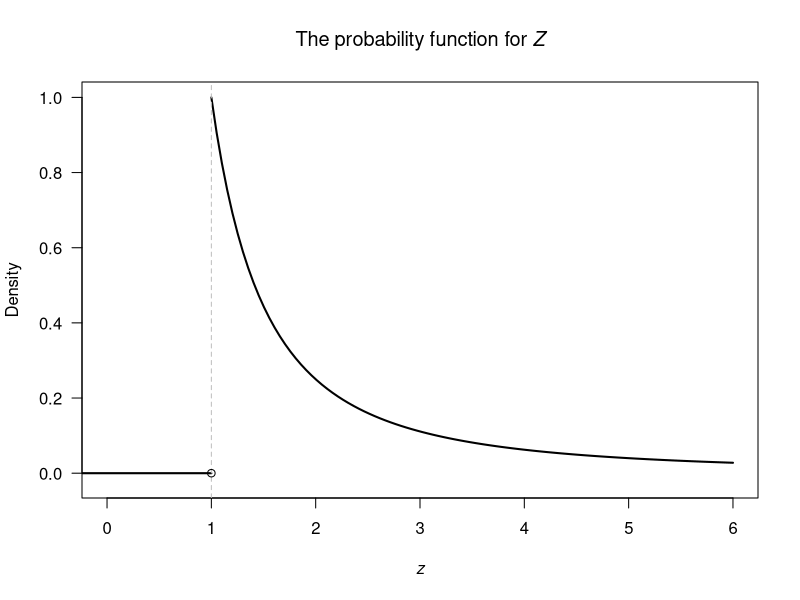

Write the R code that produced this figure.
z <- seq(1, 6, 
         length = 100)
plot(x = z,
     y = z^(-2),
     type = "l",
     lwd = 2,
     xlim = c(0, 6),
     ylim = c(-0.025, 1),
     las = 1,
     xlab = expression( italic(z)),
     ylab = "Density",
     main = expression(paste(The~probability~"function for"~italic(Z))))
lines( x = c(-1, 1),
       y = c(0, 0),
       lwd = 2) # Line for x = 0 to x = 1
abline(v = 1,
       lwd = 1,
       col = "grey",
       lty = 2) # Dotted vertical line
points(x = 1,
       y = 0,
       pch = 1) # Show open point
  
  
